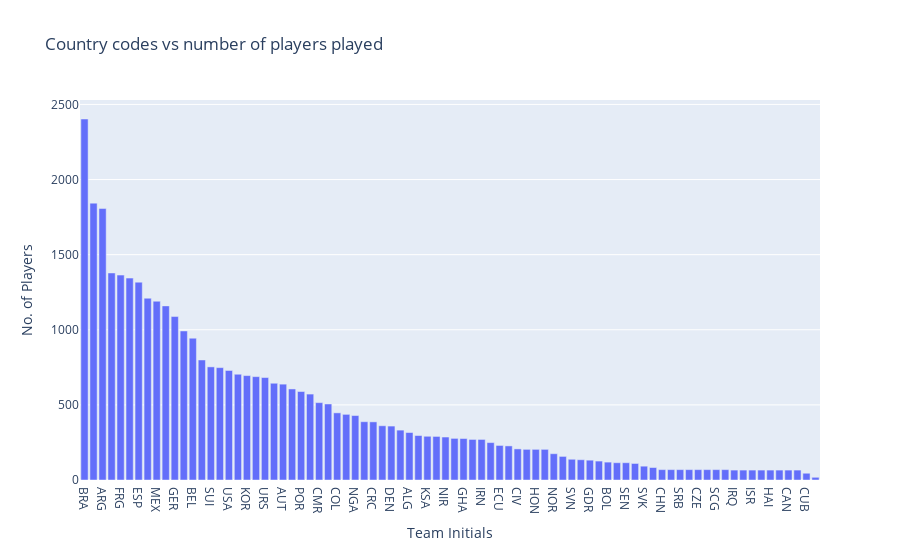

Notebook cell for this chart:
### Code cell
# Insight 6 : Brazil has played the most bnumber of players followed by Italy and Argentina
fig=px.bar(d2,y='No. of Players',title='Country codes vs number of players played')
fig.show()

### Figure 1 — Plotly figure (JSON) as saved in the notebook; plotly's stock layout.template omitted (floating-point values rounded to 4 significant figures)
{"data": [{"alignmentgroup": "True", "hovertemplate": "Team Initials=%{x}<br>No. of Players=%{y}<extra></extra>", "legendgroup": "", "marker": {"color": "#636efa", "pattern": {"shape": ""}}, "name": "", "offsetgroup": "", "orientation": "v", "showlegend": false, "textposition": "auto", "type": "bar", "x": ["BRA", "ITA", "ARG", "ENG", "FRG", "FRA", "ESP", "NED", "MEX", "URU", "GER", "SWE", "BEL", "YUG", "SUI", "CHI", "USA", "HUN", "KOR", "POL", "URS", "TCH", "AUT", "PAR", "POR", "BUL", "CMR", "SCO", "COL", "ROU", "NGA", "JPN", "CRC", "CRO", "DEN", "PER", "ALG", "AUS", "KSA", "IRL", "NIR", "MAR", "GHA", "TUN", "IRN", "GRE", "ECU", "TUR", "CIV", "RSA", "HON", "RUS", "NOR", "PRK", "SVN", "NZL", "GDR", "SLV", "BOL", "UKR", "SEN", "WAL", "SVK", "EGY", "CHN", "TRI", "SRB", "TOG", "CZE", "ANG", "SCG", "BIH", "IRQ", "JAM", "ISR", "ZAI", "HAI", "KUW", "CAN", "UAE", "CUB", "INH"], "xaxis": "x", "y": [2403, 1843, 1807, 1378, 1364, 1344, 1317, 1210, 1190, 1159, 1088, 992, 944, 799, 753, 748, 729, 704, 695, 688, 682, 644, 638, 606, 589, 572, 515, 506, 447, 437, 429, 388, 387, 361, 359, 332, 316, 296, 291, 290, 286, 277, 276, 270, 270, 249, 230, 227, 207, 204, 204, 204, 175, 157, 138, 135, 132, 126, 119, 115, 115, 110, 92, 83, 69, 69, 69, 69, 69, 69, 69, 69, 66, 66, 66, 66, 66, 66, 66, 66, 45, 18], "yaxis": "y"}], "layout": {"autosize": true, "barmode": "relative", "legend": {"tracegroupgap": 0}, "title": {"text": "Country codes vs number of players played"}, "xaxis": {"anchor": "y", "autorange": true, "domain": [0, 1], "range": [-0.5, 81.5], "title": {"text": "Team Initials"}, "type": "category"}, "yaxis": {"anchor": "x", "autorange": true, "domain": [0, 1], "range": [0, 2529.0], "title": {"text": "No. of Players"}, "type": "linear"}}}
